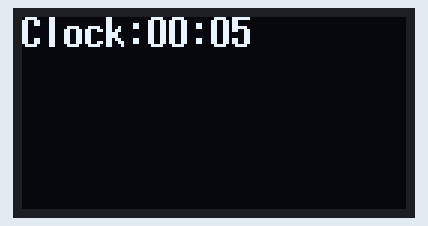
This sketch was run on a simulated ESP32. Shown: 128×64 one-colour display. What the sketch prints to the serial monitor is not drawn.

Above: at 5.1 s.
At 15.1 s:
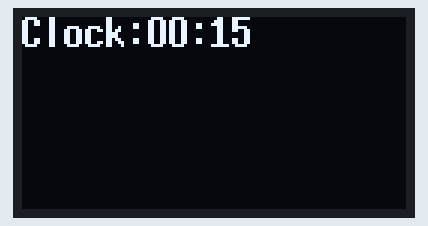
At 20.1 s:
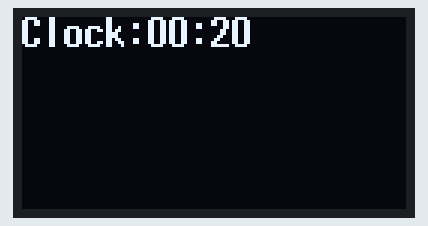
At 30.1 s:
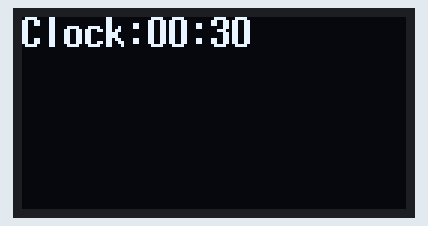

The sketch:

surum2.ino
```cpp
//DEVICE https://tr.aliexpress.com/item/1005006269242344.html?spm=a2g0o.order_list.order_list_main.5.50923d12h0gi9A&gatewayAdapt=glo2tur

//ARDUINO.IMPORT
#include <Arduino.h>

//WIFI.IMPORT
#include <WiFi.h>

//GLOBAL.DISPLAY
#include <Arduino.h>
#include <Wire.h>
#include <U8g2lib.h>

//GLOBAL.SERIAL

//GLOBAL.ARDUINO
bool arduino_serial_enable = true;
long arduino_serial_frequency = 115200;
unsigned long arduino_loop_begin_ms = 0;
unsigned long arduino_loop_prev_ms = 0;
unsigned long arduino_loop_interval_ms = 5000;
String arduino_readable_clock;
String arduino_loop_readable_clock() {
  String readableTime;
  unsigned long currentMillis;
  unsigned long seconds;
  unsigned long minutes;
  unsigned long hours;
  unsigned long days;

  currentMillis = arduino_loop_begin_ms;
  seconds = currentMillis / 1000;
  minutes = seconds / 60;
  hours = minutes / 60;
  days = hours / 24;
  currentMillis %= 1000;
  seconds %= 60;
  minutes %= 60;
  hours %= 24;

  if (days > 0) {
    readableTime = String(days) + " ";
  }

  if (hours > 0) {
    readableTime += String(hours) + ":";
  }

  if (minutes < 10) {
    readableTime += "0";
  }
  readableTime += String(minutes) + ":";

  if (seconds < 10) {
    readableTime += "0";
  }
  readableTime += String(seconds);
  return readableTime;
}
void arduino_setup() {
  delay(2000);
  if (!arduino_serial_enable) {
    return;
  }
  Serial.begin(arduino_serial_frequency);
  delay(500);
  Serial.println(F("arduino_setup.begin"));
  Serial.print(F("arduino_setup.frequency="));
  Serial.println(arduino_serial_frequency);
  Serial.println(F("arduino_setup.end"));
}
bool arduino_loop_begin() {
  arduino_loop_begin_ms = millis();
  arduino_readable_clock = arduino_loop_readable_clock();
  if (arduino_loop_begin_ms - arduino_loop_prev_ms < arduino_loop_interval_ms) {
    return false;
  }
  if (arduino_serial_enable) Serial.println(F("arduino_loop_begin.begin"));
  if (arduino_serial_enable) Serial.print(F("Clock: "));
  if (arduino_serial_enable) Serial.println(arduino_loop_readable_clock());
  if (arduino_serial_enable) Serial.println(F("arduino_loop_begin.end"));
  return true;
}
void arduino_loop_end() {
  if (arduino_serial_enable) Serial.println(F("arduino_loop_end.begin"));
  arduino_loop_prev_ms = arduino_loop_begin_ms;
  if (arduino_serial_enable) Serial.println(F("arduino_loop_end.end"));
}

//GLOBAL.DISPLAY
bool displayEnable = true;
//D21 GPIO21 - SDA
//D22 GPIO22 - SCL
U8G2_SSD1306_128X64_NONAME_F_SW_I2C
u8g2(U8G2_R0, /*clock*/ 22, /*data*/ 21, U8X8_PIN_NONE);
void display_setup() {
  if (!displayEnable) {
    if (arduino_serial_enable) Serial.println(F("display_setup.disabled!"));
    return;
  }
  if (arduino_serial_enable) Serial.println(F("display_setup.begin"));
  u8g2.begin();
  if (arduino_serial_enable) Serial.println(F("display_setup.end"));
}
void display_loop_begin() {
  if (!displayEnable) {
    if (arduino_serial_enable) Serial.println(F("display_loop_begin.disabled!"));
    return;
  }
  if (arduino_serial_enable) Serial.println(F("display_loop_begin.begin"));
  u8g2.clearBuffer();
  u8g2.setFont(u8g2_font_7x14B_tr);
  if (arduino_serial_enable) Serial.println(F("display_loop_begin.end"));
}
void display_loop_end() {
  if (!displayEnable) {
    if (arduino_serial_enable) Serial.println(F("display_loop_end.disabled!"));
    return;
  }
  if (arduino_serial_enable) Serial.println(F("display_loop_end.begin"));
  u8g2.sendBuffer();
  if (arduino_serial_enable) Serial.println(F("display_loop_end.end"));
}


//GLOBAL.WIFI
bool wifiEnable = false;
const char* ssid = "MesaMetalWF";
const char* password = "DateIs01062015";
unsigned long wifi_loop_prev_ms = 0;
unsigned long wifi_loop_interval_ms = 30000;
IPAddress wifi_ip_current;
String wifi_setup_mac;
//IPAddress local_IP(192, 168, 1, 184);
//IPAddress gateway(192, 168, 1, 1);
//IPAddress subnet(255, 255, 0, 0);
//IPAddress primaryDNS(8, 8, 8, 8);   // optional
//IPAddress secondaryDNS(8, 8, 4, 4); // optional
void wifi_setup() {
  if (!wifiEnable) {
    if (arduino_serial_enable) Serial.println(F("wifi_setup.disabled!"));
    return;
  }
  if (arduino_serial_enable) Serial.println(F("wifi_setup.begin"));
  WiFi.mode(WIFI_STA);
  WiFi.begin(ssid, password);
  //if (!WiFi.config(local_IP, gateway, subnet, primaryDNS, secondaryDNS)) {
  //  Serial.println("STA Failed to configure");
  //}
  if (arduino_serial_enable) Serial.println(F("wifi_setup.connecting..."));
  while (WiFi.status() != WL_CONNECTED) {
    Serial.print('.');
    delay(1000);
  }
  wifi_ip_current = WiFi.localIP();
  wifi_setup_mac;
  WiFi.macAddress();
  if (arduino_serial_enable) Serial.println(F("wifi_setup.end"));
}
void wifi_loop() {
  if (!wifiEnable) {
    if (arduino_serial_enable) Serial.println(F("wifi_loop.disabled!"));
    return;
  }
  if (arduino_serial_enable) Serial.println(F("wifi_loop.begin"));
  if ((WiFi.status() != WL_CONNECTED) && (arduino_loop_begin_ms - wifi_loop_prev_ms >= wifi_loop_interval_ms)) {
    Serial.print(millis());
    if (arduino_serial_enable) Serial.println(F("wifi_loop.connecting..."));
    WiFi.disconnect();
    WiFi.reconnect();
    wifi_loop_prev_ms = arduino_loop_begin_ms;
    wifi_ip_current = WiFi.localIP();
  }
  if (arduino_serial_enable) Serial.println(F("wifi_loop.end"));
}

void setup() {
  arduino_setup();
  wifi_setup();
  display_setup();
}

void loop() {
  if (!arduino_loop_begin()){
    return;
  }
  wifi_loop();
  display_loop_begin();
  if (displayEnable) {
    u8g2.drawStr(0, 10, "Clock:");
    u8g2.drawStr(42, 10, arduino_readable_clock.c_str());
  }
  display_loop_end();
  arduino_loop_end();
}
```

Measured:
- what the display in image 0 shows lasts 5.0 s, from 5.0 s to 10.0 s
